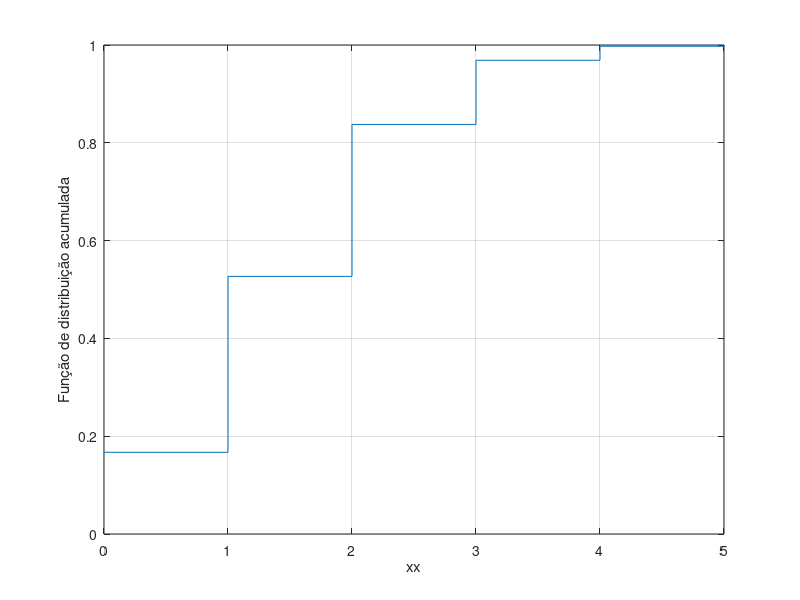

Recreate this plot in MATLAB.
%alinea a)
%i)
N = 1e5;
n = 5;
defeituosas = rand(n, N) < 0.3;
probSimulacaoai = 0;

for i = 0:n
    probSimulacaoai(i+1) = sum(sum(defeituosas)== i)  / N;
end

probSimulacaoai

%ii)
x = 0:5;
fx = cumsum(probSimulacaoai)
stairs(x, fx)
xlabel('xx');
xlim([0 5]);
ylabel('Função de distribuição acumulada');
grid on

%iii)
probSimulacaoaiii = 1 - probSimulacaoai(4) - probSimulacaoai(5) - probSimulacaoai(6)